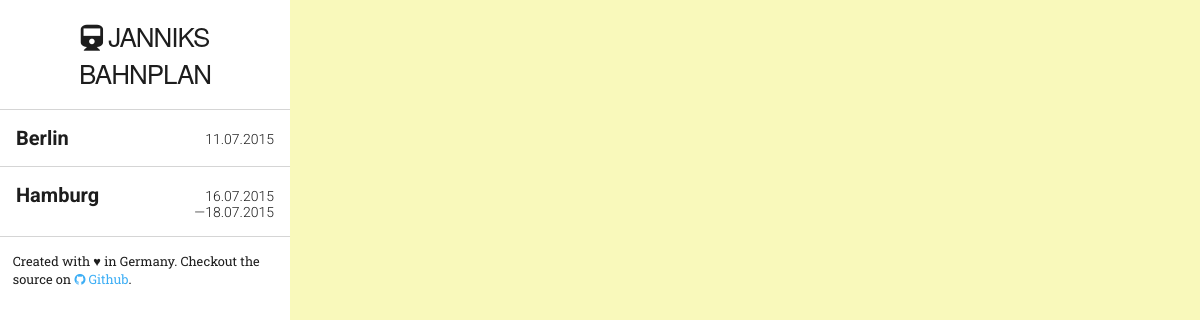
Before: / with the older database file.
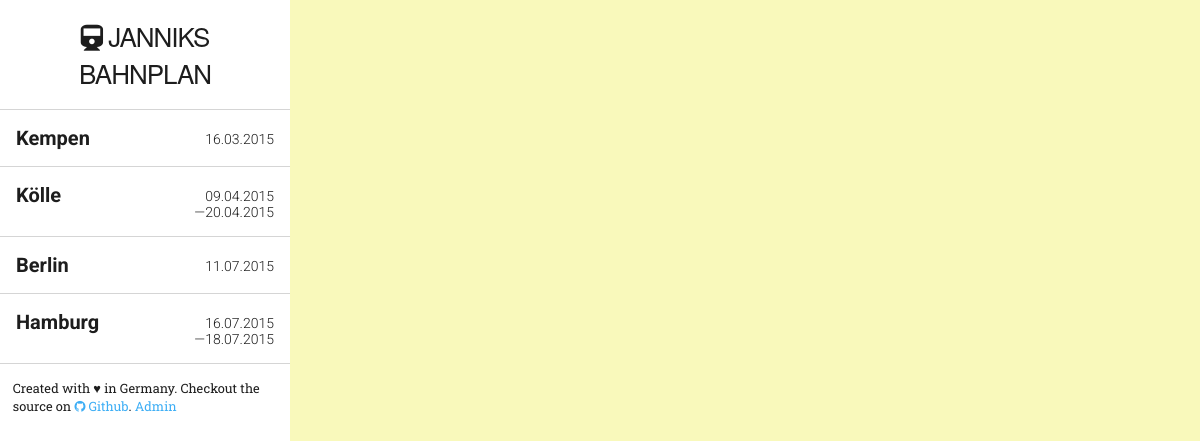
After: the same page with the newer database file.
### tables this page shows
CREATE TABLE IF NOT EXISTS `trips` (
`id` int(11) NOT NULL,
  `Title` varchar(100) NOT NULL,
  `date_start` date NOT NULL,
  `date_end` date NOT NULL,
  `marker_address` varchar(100) NOT NULL,
  `marker_coords` varchar(100) NOT NULL,
  `Description` text NOT NULL
);

### inc/init.php (called while the page is built, shortened)
<?php
function p(&$var, $else = '') {
	$var = (isset($var) && $var) ? $var : $else;
	return $var;
}
$mysqli = new MySQLi("localhost", "root", "", "bahnplan") or die($mysqli->error);
$Parsedown = new Parsedown();
function page_information($mysqli) {
	$query = $mysqli->query("SELECT property, content FROM infos") or die($mysqli->error());
	$properties = array();
	while($row = $query->fetch_assoc()) {
		$properties[$row['property']] = $row['content'];
	}
	return $properties;
}
$page = page_information($mysqli);

### inc/classes/Trip.class.php (called while the page is built, shortened)
<?php
class Trip {
	public function __construct() {
		$this->DateStart = new DateTime($this->date_start);
		$this->DateEnd = new DateTime($this->date_end);
		$this->oneDay = ($this->DateStart == $this->DateEnd);
	}
}

### inc/classes/TripInMain.class.php (called while the page is built, shortened)
<?php
class TripInMain extends Trip {
	public function __construct() {
		$FriendNames = explode(",", $this->twitternames);
		$FriendUrls = explode(",", $this->avatar_urls);
		for ($i=0; $i < count($FriendNames); $i++) {
			$this->Friends[$FriendNames[$i]] = $FriendUrls[$i];
		}
		$Coords = explode(",", $this->marker_coords);
	}
}

### app/partials/trip.php (the view, shortened to what this page needs)
<li class="trip">
	<a data-toggle="collapse" data-parent="#accordion" href="#collapse-<?= $Trip->id ?>">
		<span class="dest"><?= $Trip->Title ?></span>
		<span class="time clearfix">
			<?php
			echo $Trip->DateStart->format("d.m.Y");
			if (!$Trip->oneDay):
				echo "<br />&mdash;" . $Trip->DateEnd->format("d.m.Y");
			endif;
			?>
		</span>
	</a>
	<div class="clearfix"></div>
</li>

### index.php (shortened to what this page needs)
<?php
include "inc/init.php";
?>
<!DOCTYPE html>
<html>
<head>
	<link rel="stylesheet" type="text/css" href="app/css/application.css" />
	<link rel="stylesheet" type="text/css" href="app/css/font-awesome.min.css" />
</head>
<body>
	<div class="wrapper">
		<div id="sidebar">
			<div id="logo-wrapper">
				<div id="logo">
					<h1><i class="fa fa-train"></i> <?= p($page['title']); ?></h1>
				</div>
			</div>
			<ul id="trippoints" id="accordion">
				<?php
				$Query = $mysqli->query("SELECT
					t.id AS id,
					t.Title AS Title,
					t.Description AS Description,
					t.date_start AS date_start,
					t.date_end AS date_end,
					t.marker_coords AS marker_coords,
					GROUP_CONCAT(DISTINCT CAST(f.id AS CHAR)) AS fellowID,
					GROUP_CONCAT(DISTINCT CAST(f.twittername AS CHAR)) AS twitternames,
					GROUP_CONCAT(DISTINCT CAST(f.avatar_url AS CHAR)) AS avatar_urls
					FROM trips t LEFT JOIN fellows f ON t.id = f.trip_id
					GROUP BY t.id
					ORDER BY t.date_start;");
				while ($Trip = $Query->fetch_object("TripInMain")):
					include "app/partials/trip.php";
				endwhile;
				?>
			</ul>
			<footer><?= $Parsedown->text(p($page["footer"])); ?></footer>
		</div>
		<div id="map_canvas">
		</div>
	</div>
</body>
</html>

### inc/classes/Parsedown.class.php (shortened to what this page needs)
<?php
class Parsedown
{
    function text($text)
    {
        $text = str_replace(array("\r\n", "\r"), "\n", $text);
        $text = trim($text, "\n");
        $lines = explode("\n", $text);
        $markup = $this->lines($lines);
        $markup = trim($markup, "\n");
        return $markup;
    }
    protected $breaksEnabled;
    protected $unmarkedBlockTypes = array(
        'Code',
    );
    private function lines(array $lines)
    {
        $CurrentBlock = null;
        foreach ($lines as $line)
        {
            $indent = 0;
            $text = $indent > 0 ? substr($line, $indent) : $line;
            $Line = array('body' => $line, 'indent' => $indent, 'text' => $text);
            $marker = $text[0];
            $blockTypes = $this->unmarkedBlockTypes;
            if (isset($CurrentBlock) and ! isset($CurrentBlock['type']) and ! isset($CurrentBlock['interrupted']))
            {
                $CurrentBlock['element']['text'] .= "\n".$text;
            }
            else
            {
                $Blocks []= $CurrentBlock;
                $CurrentBlock = $this->paragraph($Line);
                $CurrentBlock['identified'] = true;
            }
        }
        $Blocks []= $CurrentBlock;
        unset($Blocks[0]);
        $markup = '';
        foreach ($Blocks as $Block)
        {
            $markup .= "\n";
            $markup .= isset($Block['markup']) ? $Block['markup'] : $this->element($Block['element']);
        }
        $markup .= "\n";
        return $markup;
    }
    protected function blockList($Line)
    {
        list($name, $pattern) = $Line['text'][0] <= '-' ? array('ul', '[*+-]') : array('ol', '[0-9]+[.]');
    }
    protected function paragraph($Line)
    {
        $Block = array(
            'element' => array(
                'name' => 'p',
                'text' => $Line['text'],
                'handler' => 'line',
            ),
        );
        return $Block;
    }
    protected $InlineTypes = array(
        '"' => array('SpecialCharacter'),
        '!' => array('Image'),
        '&' => array('SpecialCharacter'),
        '*' => array('Emphasis'),
        ':' => array('Url'),
        '<' => array('UrlTag', 'EmailTag', 'Markup', 'SpecialCharacter'),
        '>' => array('SpecialCharacter'),
        '[' => array('Link'),
        '_' => array('Emphasis'),
        '`' => array('Code'),
        '~' => array('Strikethrough'),
        '\\' => array('EscapeSequence'),
    );
    protected $inlineMarkerList = '!"*_&[:<>`~\\';
    public function line($text)
    {
        $markup = '';
        $unexaminedText = $text;
        $markerPosition = 0;
        while ($excerpt = strpbrk($unexaminedText, $this->inlineMarkerList))
        {
            $marker = $excerpt[0];
            $markerPosition += strpos($unexaminedText, $marker);
            $Excerpt = array('text' => $excerpt, 'context' => $text);
            foreach ($this->InlineTypes[$marker] as $inlineType)
            {
                $Inline = $this->{'inline'.$inlineType}($Excerpt);
                if ( ! isset($Inline))
                {
                    continue;
                }
                if ( ! isset($Inline['position']))
                {
                    $Inline['position'] = $markerPosition;
                }
                $unmarkedText = substr($text, 0, $Inline['position']);
                $markup .= $this->unmarkedText($unmarkedText);
                $markup .= isset($Inline['markup']) ? $Inline['markup'] : $this->element($Inline['element']);
                $text = substr($text, $Inline['position'] + $Inline['extent']);
                $unexaminedText = $text;
                $markerPosition = 0;
                continue 2;
            }
            $unexaminedText = substr($excerpt, 1);
            $markerPosition ++;
        }
        $markup .= $this->unmarkedText($text);
        return $markup;
    }
    protected function inlineLink($Excerpt)
    {
        $Element = array(
            'name' => 'a',
            'handler' => 'line',
            'text' => null,
            'attributes' => array(
                'href' => null,
                'title' => null,
                'target' => '_blank'
            ),
        );
        $extent = 0;
        $remainder = $Excerpt['text'];
        if (preg_match('/\[((?:[^][]|(?R))*)\]/', $remainder, $matches))
        {
            $Element['text'] = $matches[1];
            $extent += strlen($matches[0]);
            $remainder = substr($remainder, $extent);
        }
        else
        {
            return;
        }
        if (preg_match('/^[(]((?:[^ ()]|[(][^ )]+[)])+)(?:[ ]+("[^"]*"|\'[^\']*\'))?[)]/', $remainder, $matches))
        {
            $Element['attributes']['href'] = $matches[1];
            $extent += strlen($matches[0]);
        }
        $Element['attributes']['href'] = str_replace(array('&', '<'), array('&amp;', '&lt;'), $Element['attributes']['href']);
        return array(
            'extent' => $extent,
            'element' => $Element,
        );
    }
    protected function inlineMarkup($Excerpt)
    {
        if ($Excerpt['text'][1] === '/' and preg_match('/^<\/\w*[ ]*>/s', $Excerpt['text'], $matches))
        {
            return array(
                'markup' => $matches[0],
                'extent' => strlen($matches[0]),
            );
        }
        if ($Excerpt['text'][1] === '!' and preg_match('/^/s', $Excerpt['text'], $matches))
        {
            return array(
                'markup' => $matches[0],
                'extent' => strlen($matches[0]),
            );
        }
        if ($Excerpt['text'][1] !== ' ' and preg_match('/^<\w*(?:[ ]*'.$this->regexHtmlAttribute.')*[ ]*\/?>/s', $Excerpt['text'], $matches))
        {
            return array(
                'markup' => $matches[0],
                'extent' => strlen($matches[0]),
            );
        }
    }
    protected function unmarkedText($text)
    {
        if ($this->breaksEnabled)
        {
            $text = preg_replace('/[ ]*\n/', "<br />\n", $text);
        }
        else
        {
            $text = preg_replace('/(?:[ ][ ]+|[ ]*\\\\)\n/', "<br />\n", $text);
            $text = str_replace(" \n", "\n", $text);
        }
        return $text;
    }
    protected function element(array $Element)
    {
        $markup = '<'.$Element['name'];
        if (isset($Element['attributes']))
        {
            foreach ($Element['attributes'] as $name => $value)
            {
                if ($value === null)
                {
                    continue;
                }
                $markup .= ' '.$name.'="'.$value.'"';
            }
        }
        if (isset($Element['text']))
        {
            $markup .= '>';
            if (isset($Element['handler']))
            {
                $markup .= $this->{$Element['handler']}($Element['text']);
            }
            else
            {
                $markup .= $Element['text'];
            }
            $markup .= '</'.$Element['name'].'>';
        }
        else
        {
            $markup .= ' />';
        }
        return $markup;
    }
    protected $regexHtmlAttribute = '[a-zA-Z_:][\w:.-]*(?:\s*=\s*(?:[^"\'=<>`\s]+|"[^"]*"|\'[^\']*\'))?';
}

### app/css/application.css (style rules this page uses)
.clearfix:after { content: "."; clear: both; display: block; visibility: hidden; height: 0px; }
html { font-family: sans-serif; -ms-text-size-adjust: 100%; -webkit-text-size-adjust: 100%; }
body { margin: 0; }
article, aside, details, figcaption, figure, footer, header, hgroup, main, menu, nav, section, summary { display: block; }
a { background-color: transparent; }
h1 { font-size: 2em; margin: 0.67em 0; }
html, body { font-family: "Roboto", "Open Sans", "Helvetica Neue", "Arial", sans-serif; height: 100%; color: #1D1D1D; }
html div.wrapper, body div.wrapper { display: flex; flex-direction: row; height: 100%; }
html div.wrapper > *, body div.wrapper > * { height: 100%; }
html div.wrapper div#sidebar, body div.wrapper div#sidebar { flex-grow: 1; width: 290px; height: 100%; overflow-y: auto; }
html div.wrapper div#sidebar div#logo-wrapper, body div.wrapper div#sidebar div#logo-wrapper { border-bottom: 1px solid #d5d5d5; }
html div.wrapper div#sidebar div#logo-wrapper div#logo, body div.wrapper div#sidebar div#logo-wrapper div#logo { width: 150px; margin: 0px 0px 0px 70px; }
html div.wrapper div#sidebar div#logo-wrapper div#logo h1, body div.wrapper div#sidebar div#logo-wrapper div#logo h1 { font-family: "Helvetica Neue", Arial, sans-serif; font-weight: lighter; text-transform: uppercase; font-size: 26px; letter-spacing: -1px; text-align: center; }
html div.wrapper div#sidebar ul#trippoints, body div.wrapper div#sidebar ul#trippoints { padding: 0px; list-style-type: none; display: block; }
html div.wrapper div#sidebar ul#trippoints li.trip, body div.wrapper div#sidebar ul#trippoints li.trip { margin: 0px 0em 1em; padding: 0px 1em 1em; border-bottom: 1px solid #d5d5d5; }
html div.wrapper div#sidebar ul#trippoints li.trip > a, body div.wrapper div#sidebar ul#trippoints li.trip > a { color: #1D1D1D; border-bottom: 0px solid transparent; text-decoration: none; }
html div.wrapper div#sidebar ul#trippoints li.trip > a .dest, body div.wrapper div#sidebar ul#trippoints li.trip > a .dest { font-size: 20px; font-weight: bolder; text-transform: capitalize; }
html div.wrapper div#sidebar ul#trippoints li.trip > a .time, body div.wrapper div#sidebar ul#trippoints li.trip > a .time { font-weight: 300; font-size: 14px; float: right; vertical-align: baseline; margin-top: 5px; width: 90px; text-align: right; }
html div.wrapper div#sidebar footer, body div.wrapper div#sidebar footer { font-family: "Roboto Slab"; border: 0px; margin: 0 1em 1em; font-size: 0.8em; line-height: 1.4em; }
html div.wrapper div#sidebar footer *, body div.wrapper div#sidebar footer * { padding: 0; margin: 0; }
html div.wrapper div#sidebar footer a, body div.wrapper div#sidebar footer a { text-decoration: none; color: #3DAEF5; }
html div.wrapper #map_canvas, body div.wrapper #map_canvas { height: 100%; background-color: #f9f9bb; flex-grow: 7; width: calc(100% - 290px); }

Changed rows visible on the page:
added trips: Title "Kempen", date_start "16.03.2015"
added trips: Title "Kölle", date_start "09.04.2015", date_end "20.04.2015"
Other visible differences:
preg_replace('/(?:[ ][ ]+|[ ]*\\\\)\n/', "<br />\n", $text): "Created with ♥ in Germany. Checkout the source on Github ." → "Created with ♥ in Germany. Checkout the source on Github . Admin"
